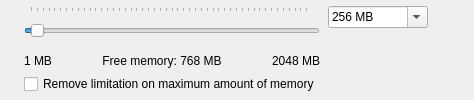
             <widget class="QWidget" name="GB_Memory" native="true">
              <layout class="QGridLayout" name="gridLayout_9">
               <property name="leftMargin">
                <number>24</number>
               </property>
               <property name="topMargin">
                <number>6</number>
               </property>
               <property name="rightMargin">
                <number>6</number>
               </property>
               <property name="bottomMargin">
                <number>6</number>
               </property>
               <property name="spacing">
                <number>3</number>
               </property>
               <item row="0" column="1" rowspan="2">
                <spacer name="horizontalSpacer_10">
                 <property name="orientation">
                  <enum>Qt::Horizontal</enum>
                 </property>
                 <property name="sizeType">
                  <enum>QSizePolicy::Fixed</enum>
                 </property>
                 <property name="sizeHint" stdset="0">
                  <size>
                   <width>5</width>
                   <height>40</height>
                  </size>
                 </property>
                </spacer>
               </item>
               <item row="0" column="2">
                <widget class="QComboBox" name="CB_RAM_Size">
                 <property name="sizePolicy">
                  <sizepolicy hsizetype="Fixed" vsizetype="Fixed">
                   <horstretch>0</horstretch>
                   <verstretch>0</verstretch>
                  </sizepolicy>
                 </property>
                 <property name="minimumSize">
                  <size>
                   <width>100</width>
                   <height>0</height>
                  </size>
                 </property>
                 <property name="editable">
                  <bool>true</bool>
                 </property>
                 <property name="currentIndex">
                  <number>3</number>
                 </property>
                 <item>
                  <property name="text">
                   <string>32 MB</string>
                  </property>
                 </item>
                 <item>
                  <property name="text">
                   <string>64 MB</string>
                  </property>
                 </item>
                 <item>
                  <property name="text">
                   <string>128 MB</string>
                  </property>
                 </item>
                 <item>
                  <property name="text">
                   <string>256 MB</string>
                  </property>
                 </item>
                 <item>
                  <property name="text">
                   <string>512 MB</string>
                  </property>
                 </item>
                 <item>
                  <property name="text">
                   <string>1 GB</string>
                  </property>
                 </item>
                 <item>
                  <property name="text">
                   <string>2 GB</string>
                  </property>
                 </item>
                 <item>
                  <property name="text">
                   <string>3 GB</string>
                  </property>
                 </item>
                 <item>
                  <property name="text">
                   <string>4 GB</string>
                  </property>
                 </item>
                 <item>
                  <property name="text">
                   <string>8 GB</string>
                  </property>
                 </item>
                 <item>
                  <property name="text">
                   <string>16 GB</string>
                  </property>
                 </item>
                 <item>
                  <property name="text">
                   <string>32 GB</string>
                  </property>
                 </item>
                </widget>
               </item>
               <item row="2" column="0">
                <widget class="QCheckBox" name="CH_Remove_RAM_Size_Limitation">
                 <property name="layoutDirection">
                  <enum>Qt::LeftToRight</enum>
                 </property>
                 <property name="text">
                  <string>Remove limitation on maximum amount of memory</string>
                 </property>
                </widget>
               </item>
               <item row="1" column="2" rowspan="2">
                <spacer name="verticalSpacer_15">
                 <property name="orientation">
                  <enum>Qt::Vertical</enum>
                 </property>
                 <property name="sizeHint" stdset="0">
                  <size>
                   <width>20</width>
                   <height>54</height>
                  </size>
                 </property>
                </spacer>
               </item>
               <item row="0" column="0" rowspan="2">
                <layout class="QVBoxLayout" name="verticalLayout_11">
                 <item>
                  <widget class="QSlider" name="Memory_Size">
                   <property name="sizePolicy">
                    <sizepolicy hsizetype="Expanding" vsizetype="Expanding">
                     <horstretch>0</horstretch>
                     <verstretch>0</verstretch>
                    </sizepolicy>
                   </property>
                   <property name="minimum">
                    <number>2</number>
                   </property>
                   <property name="maximum">
                    <number>6144</number>
                   </property>
                   <property name="singleStep">
                    <number>4</number>
                   </property>
                   <property name="pageStep">
                    <number>32</number>
                   </property>
                   <property name="value">
                    <number>128</number>
                   </property>
                   <property name="orientation">
                    <enum>Qt::Horizontal</enum>
                   </property>
                   <property name="tickPosition">
                    <enum>QSlider::TicksAbove</enum>
                   </property>
                   <property name="tickInterval">
                    <number>128</number>
                   </property>
                  </widget>
                 </item>
                 <item>
                  <layout class="QHBoxLayout" name="horizontalLayout_6">
                   <item>
                    <widget class="QLabel" name="Label_Min_RAM_Size">
                     <property name="sizePolicy">
                      <sizepolicy hsizetype="Maximum" vsizetype="Preferred">
                       <horstretch>0</horstretch>
                       <verstretch>0</verstretch>
                      </sizepolicy>
                     </property>
                     <property name="text">
                      <string>1 MB</string>
                     </property>
                     <property name="buddy">
                      <cstring></cstring>
                     </property>
                    </widget>
                   </item>
                   <item>
                    <spacer name="horizontalSpacer_11">
                     <property name="orientation">
                      <enum>Qt::Horizontal</enum>
                     </property>
                     <property name="sizeHint" stdset="0">
                      <size>
                       <width>13</width>
                       <height>20</height>
                      </size>
                     </property>
                    </spacer>
                   </item>
                   <item>
                    <widget class="QToolButton" name="TB_Update_Available_RAM_Size">
                     <property name="toolTip">
                      <string>Updating free memory information</string>
                     </property>
                     <property name="text">
                      <string>Free memory: 768 MB</string>
                     </property>
                     <property name="icon">
                      <iconset resource="../resources/icons.qrc">
                       <normaloff>:/update.png</normaloff>:/update.png</iconset>
                     </property>
                     <property name="toolButtonStyle">
                      <enum>Qt::ToolButtonTextBesideIcon</enum>
                     </property>
                     <property name="autoRaise">
                      <bool>true</bool>
                     </property>
                    </widget>
                   </item>
                   <item>
                    <spacer name="horizontalSpacer_24">
                     <property name="orientation">
                      <enum>Qt::Horizontal</enum>
                     </property>
                     <property name="sizeHint" stdset="0">
                      <size>
                       <width>40</width>
                       <height>20</height>
                      </size>
                     </property>
                    </spacer>
                   </item>
                   <item>
                    <widget class="QLabel" name="Label_Available_Free_Memory">
                     <property name="text">
                      <string>2048 MB</string>
                     </property>
                     <property name="buddy">
                      <cstring></cstring>
                     </property>
                    </widget>
                   </item>
                  </layout>
                 </item>
                </layout>
               </item>
               <item row="1" column="3">
                <spacer name="horizontalSpacer_5">
                 <property name="orientation">
                  <enum>Qt::Horizontal</enum>
                 </property>
                 <property name="sizeType">
                  <enum>QSizePolicy::Minimum</enum>
                 </property>
                 <property name="sizeHint" stdset="0">
                  <size>
                   <width>40</width>
                   <height>20</height>
                  </size>
                 </property>
                </spacer>
               </item>
              </layout>
             </widget>
